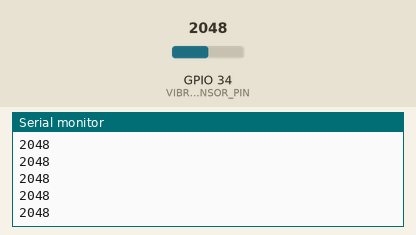
This sketch was run on a simulated ESP32. Parts: the last lines printed to the serial monitor. Inputs (shaded band) come from the test bench; at power-on: GPIO 34 (VIBRATION_SENSOR_PIN) = 2048.

Above: at 1.2 s.
1.3 s: GPIO 34 (VIBRATION_SENSOR_PIN) set to 2866
At 1.9 s:
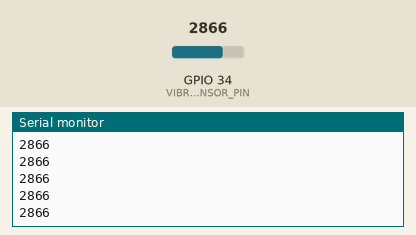
2.8 s: GPIO 34 (VIBRATION_SENSOR_PIN) set to 3603
At 3.3 s:
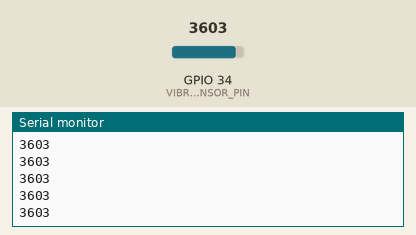
Timing chart, 0 to 5.8 s (numbered marks = the images above; inputs shaded):
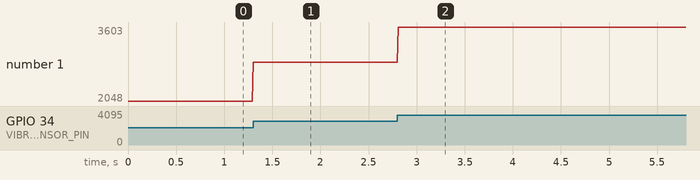

Measured:
- after the input at 1.3 s, the serial monitor: prints a new line at once (image 1)
- after the input at 2.8 s, the serial monitor: prints a new line at once (image 2)
- plotted number 1: 2048 → 2866 after the input at 1.3 s, 2866 → 3603 after the input at 2.8 s

The sketch:

cam_bien_rung.ino
```cpp
#define VIBRATION_SENSOR_PIN 34  // Chân đọc tín hiệu từ cảm biến rung

void setup() {
    Serial.begin(115200);  // Khởi động Serial với baudrate 115200
}

void loop() {
    int vibrationValue = analogRead(VIBRATION_SENSOR_PIN); // Đọc dữ liệu từ cảm biến rung
    Serial.println(vibrationValue); // Gửi dữ liệu lên Serial Plotter

    delay(10); // Độ trễ nhỏ để cập nhật dữ liệu nhanh
}
```
